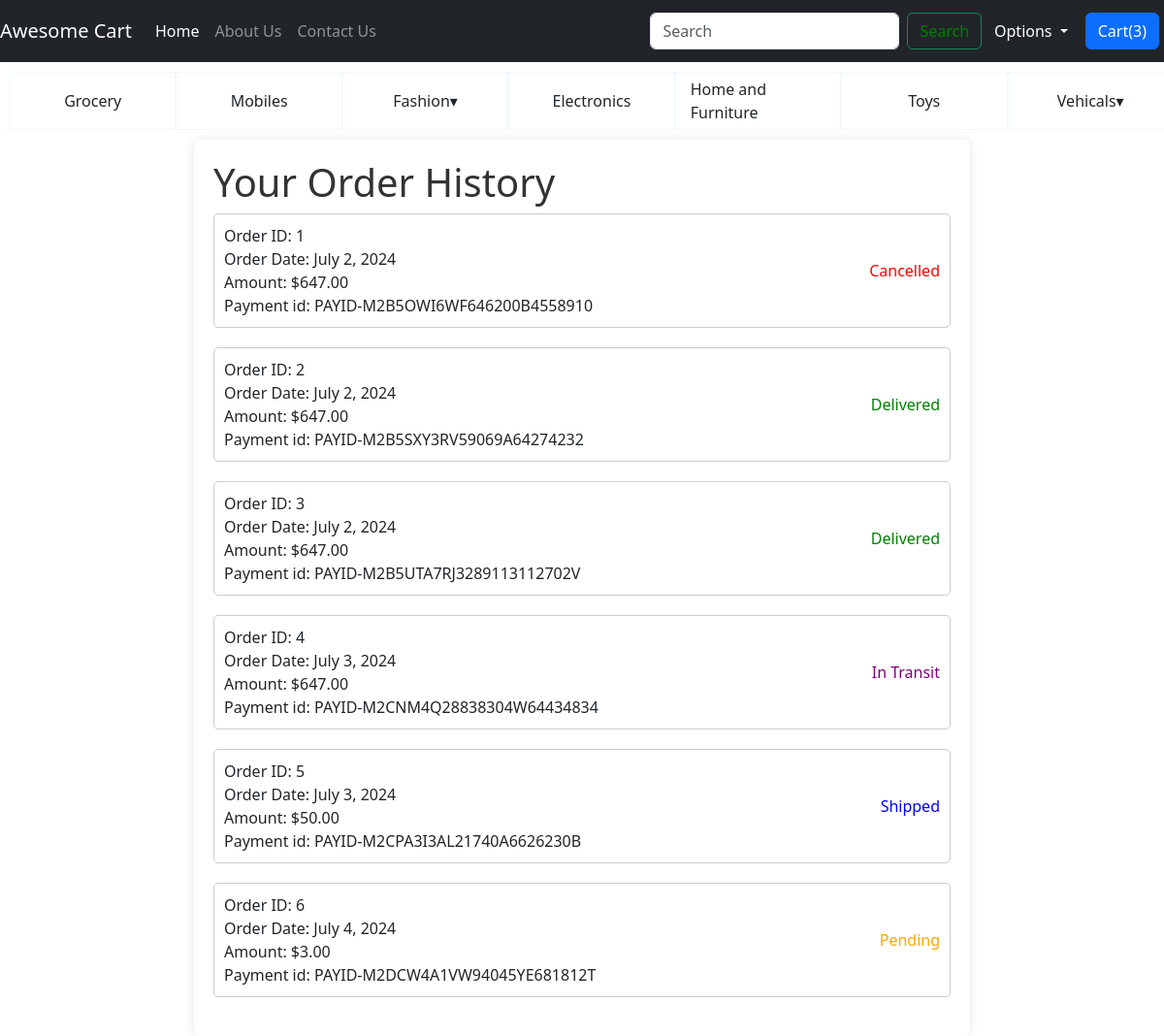
The app's page /shop/order_history/ (signed in), older data.
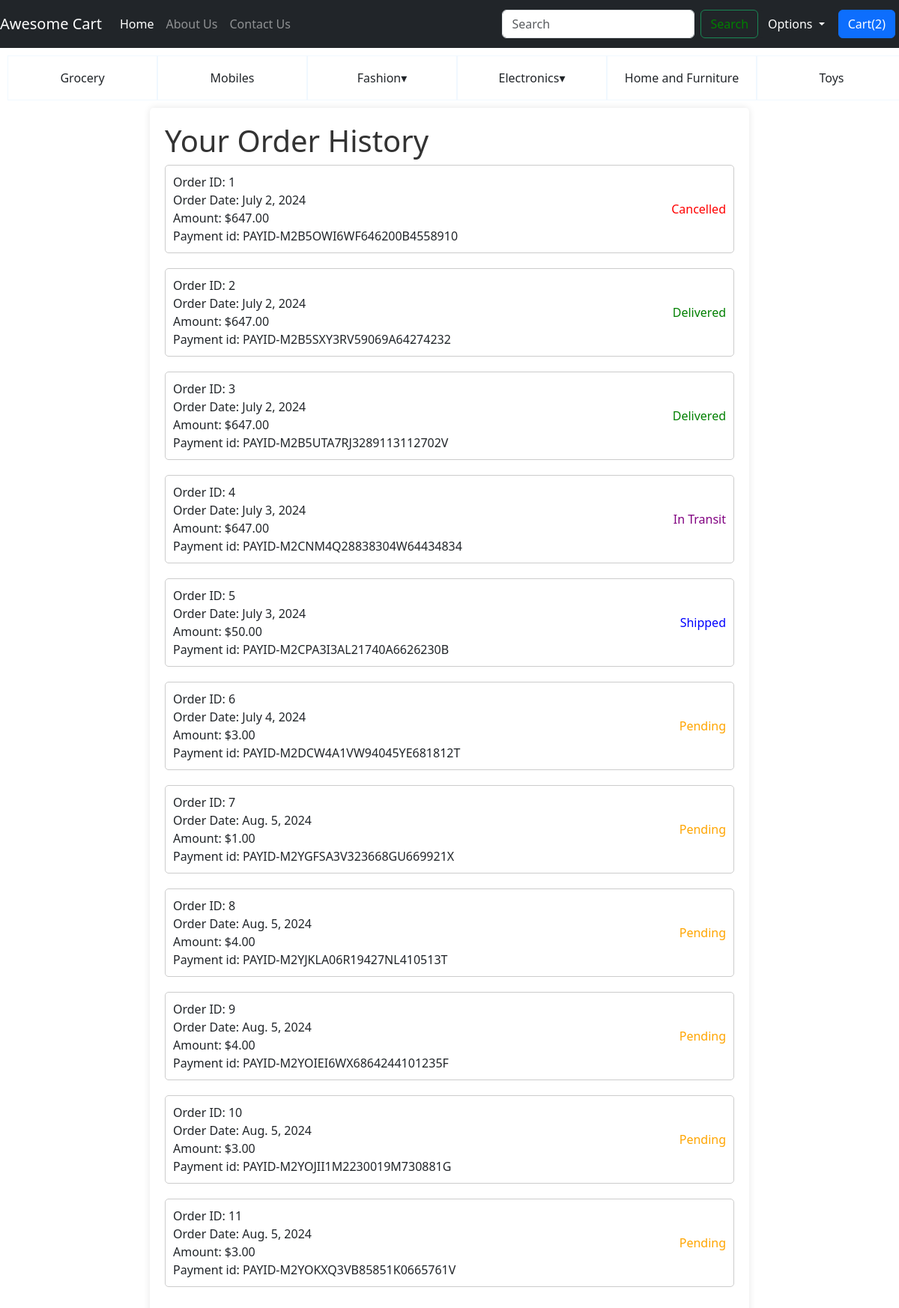
The same page, newer data.
### shop/models.py (models this page shows, shortened)
class UserRegistration(models.Model):
    user_id = models.AutoField(primary_key=True)
    user_name = models.CharField(max_length=16)
    password = models.CharField(max_length=16)
    email = models.CharField(max_length=16)
    phone_no = models.CharField(max_length=15)
    user_address = models.CharField(max_length=80)
    joined_date = models.DateField(auto_now_add=True)
    is_seller = models.BooleanField(default=False)
    is_prime = models.BooleanField(default=False)
    is_active = models.BooleanField(default=True)

class Category(models.Model):
    def product_directory_path(instance, filename):
        return f'shop/images/{instance.category_name}/{filename}'
    category_id = models.AutoField(primary_key=True)
    category_name = models.CharField(max_length=30)
    category_image = models.ImageField(upload_to=product_directory_path, null=True)
    created_by = models.ForeignKey(settings.AUTH_USER_MODEL, on_delete=models.CASCADE, related_name='category_created_by', editable=False, null=True, blank=True)
    created = models.DateTimeField(auto_now_add=True)
    modified = models.DateTimeField(auto_now=True)
    modified_by = models.ForeignKey(settings.AUTH_USER_MODEL, on_delete=models.CASCADE, related_name='category_modified_by', editable=False, null=True, blank=True)
    level = models.PositiveIntegerField(default=0, editable=False)
    parent_category = models.ForeignKey("self", on_delete=models.CASCADE, null=True)

class Order(models.Model):
    STATUS_CHOICES = [
        ('pending', 'Pending'),
        ('shipped', 'Shipped'),
        ('in_transit', 'In Transit'),
        ('delivered', 'Delivered'),
        ('cancelled', 'Cancelled'),
    ]
    order_id = models.AutoField(primary_key=True)
    user_id = models.ForeignKey(UserRegistration, on_delete=models.CASCADE)
    order_date = models.DateField(auto_now_add=True)
    paypal_payment_id = models.CharField(max_length=50, blank=True, null=True)
    amount = models.DecimalField(max_digits=10, decimal_places=2, null=True)
    address = models.CharField(max_length=70)
    order_status = models.CharField(max_length=10, choices=STATUS_CHOICES, default='pending')

### shop/views.py (the view)
# urls.py: path('order_history/', views.order_history, name='order_history'),
def order_history(request):
    if 'email' in request.session:
        user = UserRegistration.objects.filter(email=request.session['email']).first()
        orders = Order.objects.filter(user_id=user)
        return render(request, 'shop/orderHistory.html', {'orders' : orders})
    return redirect('/')

### shop/context_processors.py (called while the page is built)
def session_data(request):
    email = request.session.get('email')
    user_registration = None
    if email:
        user_registration = UserRegistration.objects.filter(email=email).first()
    return {
        'email': email,
        'user_registration': user_registration,
    }

def categories_processor(request):
    root_categories = Category.objects.filter(parent_category__isnull=True)
    level1_category_items = Category.objects.filter(level=1)
    level2_category_items = Category.objects.filter(level=2)
    level1_category = {}
    level2_category = {}
    for category in root_categories:
        level1_category[category] = Category.objects.filter(parent_category=category)
    for category in level1_category_items:
        level2_category[category] = Category.objects.filter(parent_category=category)
    return {
        'root_categories': root_categories,
        'level1_category': level1_category,
        'level2_category': level2_category
    }

### shop/templatetags/custom_filters.py (called while the page is built)
@register.filter(name='get_item')
def get_item(dictionary, key):
    return dictionary.get(key)

@register.filter
def get_cart_item_count(user_registration):
    if user_registration:
        return CartItem.objects.filter(cart_id__is_paid=False, cart_id__user_id=user_registration).count()
    return 0

### shop/templates/shop/orderHistory.html (shortened to what this page needs)
{% extends 'shop/basic.html' %}
{% load static %}
{% block css %}
<link rel="stylesheet" href="{% static 'css/orderHistory.css' %}">
{% endblock  %}
{% block body %}
<div class="container">
    <h1>Your Order History</h1>
    {% if orders %}
        <ul id="ul">
        {% for order in orders %}
            <li class="li">
                <div class="left">
                    Order ID: {{ order.order_id }} <br>
                    Order Date: {{ order.order_date }} <br>
                    Amount: ${{ order.amount }} <br>
                    Payment id: {{order.paypal_payment_id}}
                </div>
                <div class="right">
                    {% if order.order_status == 'pending' %}
                        <span style="color: orange;">Pending</span>
                    {% elif order.order_status == 'shipped' %}
                        <span style="color: blue;">Shipped</span>
                    {% elif order.order_status == 'in_transit' %}
                        <span style="color: purple;">In Transit</span>
                    {% elif order.order_status == 'delivered' %}
                        <span style="color: green;">Delivered</span>
                    {% elif order.order_status == 'cancelled' %}
                        <span style="color: red;">Cancelled</span>
                    {% else %}
                        <span>{{ order.order_status }}</span>
                    {% endif %}
                </div>
            </li>
        {% endfor %}
        </ul>
    {% else %}
        <p>No orders found.</p>
    {% endif %}
</div>
{% endblock %}

### shop/templates/shop/basic.html (shortened to what this page needs)
<!DOCTYPE html>
<html lang="en">
{% load static %}
<head>
    <link rel="stylesheet" href="https://stackpath.bootstrapcdn.com/bootstrap/4.2.1/css/bootstrap.min.css"
>
    <link href="https://cdn.jsdelivr.net/npm/bootstrap@5.3.3/dist/css/bootstrap.min.css" rel="stylesheet">
    <link rel="stylesheet" href="{% static 'css/basic.css' %}">
    {% block css %}{% endblock %}
</head>
{% load custom_filters %}
<body>
    <nav class="navbar navbar-expand-lg navbar-dark bg-dark">
        <a class="navbar-brand" href="/shop/index">Awesome Cart</a>
        <div class="collapse navbar-collapse" id="navbarSupportedContent">
            <ul class="navbar-nav mr-auto">
                <li class="nav-item active">
                    <a class="nav-link" href="/shop/index">Home <span class="sr-only">(current)</span></a>
                </li>
                <li class="nav-item">
                    <a class="nav-link" href="/shop/about">About Us</a>
                </li>
                <li class="nav-item">
                    <a class="nav-link" href="/shop/contact">Contact Us</a>
                </li>
            </ul>
            <form method="get" class="form-inline my-2 my-lg-0">
                <input class="form-control mr-sm-2" type="search" placeholder="Search" aria-label="Search" name="search" id="search">
                <button id="searchBtn" class="btn btn-outline-success my-2 my-sm-0" type="submit"><a id="searchAnchorTag">Search</a></button>
            </form>
            <ul class="navbar-nav">
                <li class="nav-item dropdown">
                <button class="btn btn-dark dropdown-toggle" data-bs-toggle="dropdown" aria-expanded="false">
                    Options
                </button>
                </li>
            </ul>
            <a href="/shop/cart" class="btn btn-primary" style="margin: 5px;">Cart(<span id="cart">{{user_registration|get_cart_item_count }}</span>)</a>
        </div>
    </nav>
    <div class="row">
        <ul class="mainUl">
            {% for root_category in root_categories %}
            <li class="col col-basic">
                {% if level1_category|get_item:root_category %}
                <div class="dropdown">
                    <a class="dropbtn">{{ root_category.category_name }}&#x25BE;</a>
                </div>
                {% else %}
                {{ root_category.category_name }}
                {% endif %}
            </li>
            {% endfor %}
        </ul>
    </div>
    {% block body %} {% endblock %}
</body>
</html>

### shop/static/css/basic.css (style rules this page uses)
* { margin: 0; padding: 0; box-sizing: border-box; }
.mainUl { display: flex; flex-direction: row; flex-wrap: wrap; margin: 10px; list-style-type: none; }
.col-basic { display: flex; flex-direction: row; flex-wrap: wrap; border: 1px solid aliceblue; justify-content: center; align-items: center; min-height: 60px; }
.dropdown { position: relative; display: block; }
.dropbtn { font-size: 16px; border: none; cursor: pointer; }
#searchAnchorTag { text-decoration: none; color: green; }

### shop/static/css/orderHistory.css (style rules this page uses)
.container { max-width: 800px; margin: 0 auto; background-color: #fff; padding: 20px; box-shadow: 0 0 10px rgba(0, 0, 0, 0.1); border-radius: 5px; }
.right { display: flex; justify-content: center; align-items: center; }
h1 { color: #333; }
#ul { list-style-type: none; padding: 0; }
.li { margin-bottom: 20px; padding: 10px; border: 1px solid #ccc; border-radius: 5px; display: flex; justify-content: space-between; }

Row changes from the older to the newer data that the page shows:
removed Category: category_name "Vehicals"
computed for UserRegistration: user_id "3" → "2"
added Order: order_id "7", order_date "Aug. 5, 2024", amount "1.00", paypal_payment_id "PAYID-M2YGFSA3V323668GU669921X", order_status "Pending"
added Order: order_id "8", order_date "Aug. 5, 2024", amount "4.00", paypal_payment_id "PAYID-M2YJKLA06R19427NL410513T", order_status "Pending"
added Order: order_id "9", order_date "Aug. 5, 2024", amount "4.00", paypal_payment_id "PAYID-M2YOIEI6WX6864244101235F", order_status "Pending"
added Order: order_id "10", order_date "Aug. 5, 2024", amount "3.00", paypal_payment_id "PAYID-M2YOJII1M2230019M730881G", order_status "Pending"
added Order: order_id "11", order_date "Aug. 5, 2024", amount "3.00", paypal_payment_id "PAYID-M2YOKXQ3VB85851K0665761V", order_status "Pending"
